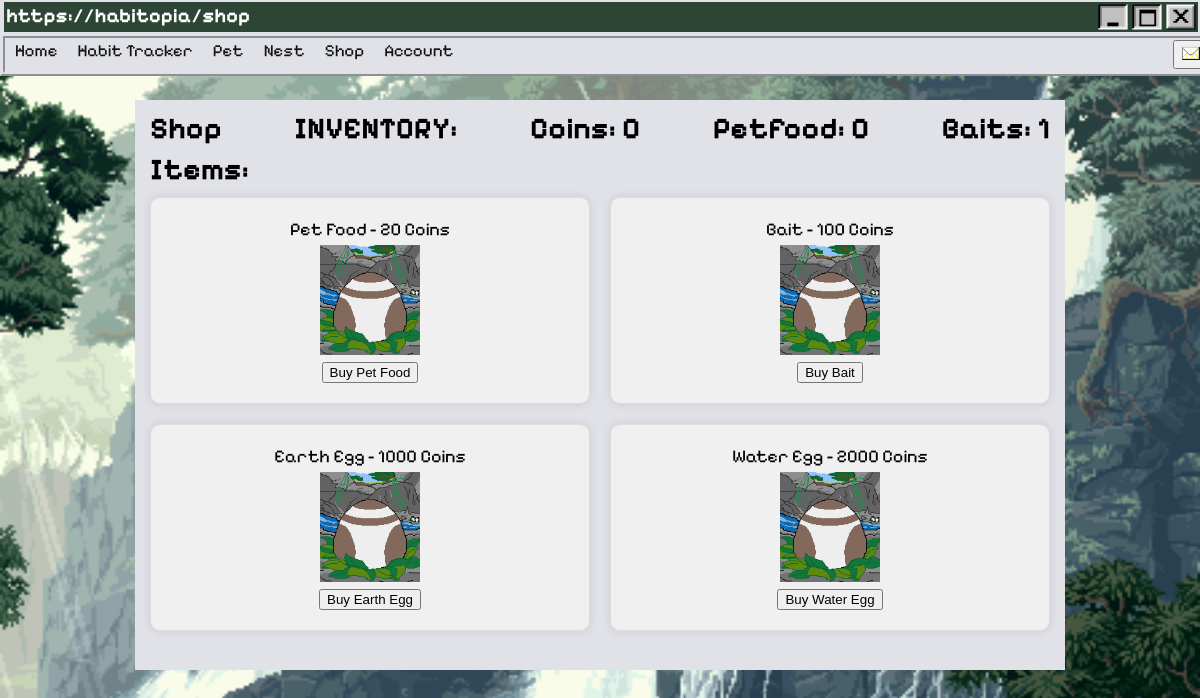
Before: /shop (signed in) with the older database file.
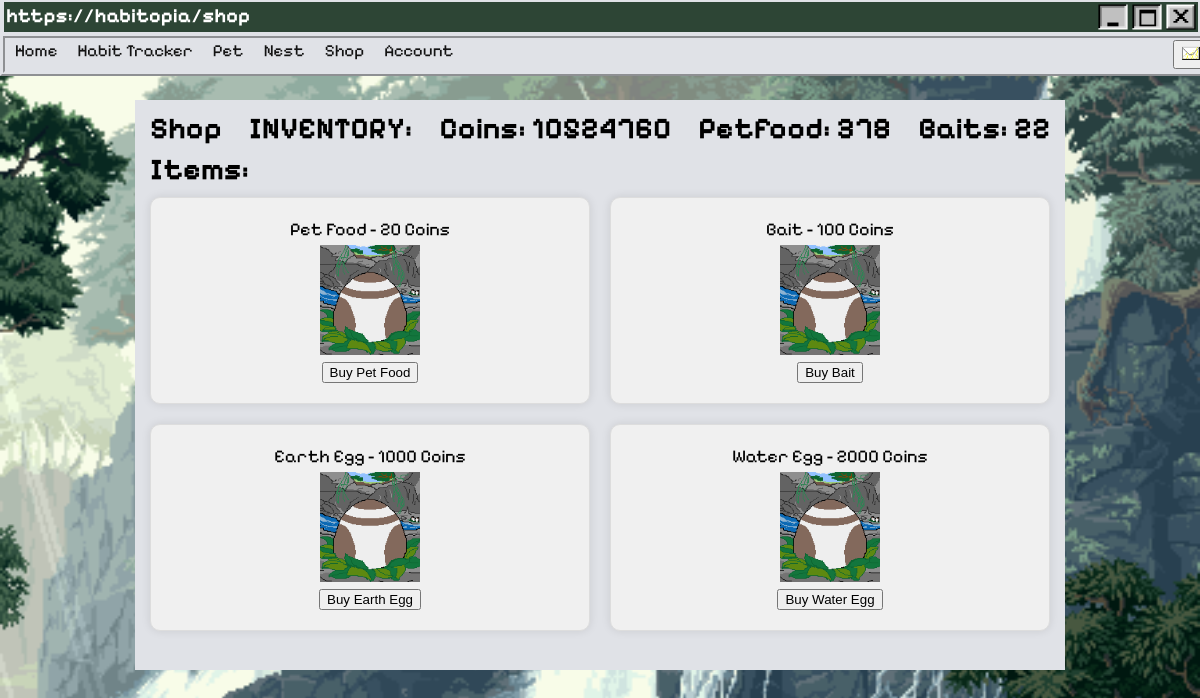
After: the same page with the newer database file.
### home.py (models this page shows)
class UserItems(db.Model):
    user_id = db.Column(db.Integer, db.ForeignKey('user.id'), primary_key=True, nullable=False)
    coins = db.Column(db.Integer, nullable=False, default=60)
    petFood = db.Column(db.Integer, nullable=False, default=3)
    bait = db.Column(db.Integer, nullable=False, default=1)

### home.py (the view, shortened to what this page needs)
@app.route("/shop", methods=["GET", "POST"])
@login_required
def shop():
    user_items = UserItems.query.filter_by(user_id=current_user.id).first()
    user_pets = PetsOwned.query.filter_by(user_id=current_user.id).first()
    return render_template("shop.html", coins=user_items.coins, petFood=user_items.petFood, bait=user_items.bait)

### home.py (called while the page is built)
@login_manager.user_loader
def load_user(user_id):
    return User.query.get(int(user_id))

### templates/shop.html (shortened to what this page needs)
{% extends "base.html" %}
{% block css %} <link rel="stylesheet" href="/static/styles/ShopStyles.css" > {% endblock %}
{% block heading %}https://habitopia/shop{% endblock %}
{% block content %}
<div id="wrap">
    <div class="inventory">
        <h2>Shop</h2>
        <h2>INVENTORY:</h2>
        <h2>Coins: {{ coins }}</h2>
        <h2>Petfood: {{ petFood }}</h2>
        <h2>Baits: {{ bait }}</h2>
    </div>
    <h1 class="items-tittle">Items:</h1>
    <div class="items-container">
        <div class="item-grid">
            <div class="item">
                Pet Food - 20 Coins
                <div class="item-images">
                    <img src="/static/petimages/EarthEgg.png" alt="Earth Egg">
                </div>
                <form method="POST" action="{{ url_for('shop') }}">
                    <button type="submit">Buy Pet Food</button>
                </form>
            </div>
            <div class="item">
                Bait - 100 Coins
                <div class="item-images">
                    <img src="/static/petimages/EarthEgg.png" alt="Earth Egg">
                </div>
                <form method="POST" action="{{ url_for('shop') }}">
                    <button type="submit">Buy Bait</button>
                </form>
            </div>
            <div class="item">
                Earth Egg - 1000 Coins
                <div class="item-images">
                    <img src="/static/petimages/EarthEgg.png" alt="Earth Egg">
                </div>
                <form method="POST" action="{{ url_for('shop') }}">
                    <button type="submit">Buy Earth Egg</button>
                </form>
            </div>
            <div class="item">
                Water Egg - 2000 Coins
                <div class="item-images">
                    <img src="/static/petimages/EarthEgg.png" alt="Earth Egg">
                </div>
                <form method="POST" action="{{ url_for('shop') }}">
                    <button type="submit">Buy Water Egg</button>
                </form>
            </div>
        </div>
    </div>
</div>
{% endblock %}

### templates/base.html (shortened to what this page needs)
<!DOCTYPE html>
<html lang="en">
<head>
    {% block css %}{% endblock %}
</head>
<body class="body">
    <div class="topboxbg">
        <div class="topbox">
            <ul>
                <h5 class="topboxtext">{% block heading %}{% endblock %}</h5>
                <li><a href="{{url_for('logout')}}"><img src="/static/styles/assets/exit.png" class="icon logout"></a></li>
                <li><img src="/static/styles/assets/window-active.png" class="icon"></li>
                <li><a href=""><img src="/static/styles/assets/minimise-active.png" class="icon"></a></li>
            </ul>
        </div>
        <div class="nav">
            <ul>
                {% if not current_user.is_authenticated %}
                    <li><a href="{{ url_for('home') }}">Home</a></li>
                    <li><a href="{{ url_for('login') }}">Login/Register</a></li>
                    <li><a href="{{ url_for('habit') }}">Habit Tracker</a></li>
                    <li><a href="{{ url_for('pet') }}">Pet</a></li>
                    <li><a href="{{ url_for('shop') }}">Shop</a></li>
                    <li><a href="{{ url_for('account') }}">Account</a></li>
                    <li class="icon"><button id="openModalBtn" onclick="openNotifModal()"><img src="/static/styles/assets/envelope_closed-0.png" style="width:20px"></button></li>
                {% else %}
                    <li><a href="{{ url_for('home') }}">Home</a></li>
                    <li><a href="{{ url_for('habit') }}">Habit Tracker</a></li>
                    <li><a href="{{ url_for('pet') }}">Pet</a></li>
                    <li><a href="{{ url_for('petnest') }}">Nest</a></li>
                    <li><a href="{{ url_for('shop') }}">Shop</a></li>
                    <li><a href="{{ url_for('account') }}">Account</a></li>
                    <li class="icon"><button id="openModalBtn" onclick="openNotifModal()"><img src="/static/styles/assets/envelope_closed-0.png" style="width:20px"></button></li>
                {% endif %}
            </ul>
        </div>
    </div>
    {% block content %}
    {% endblock %}
</body>
</html>

### static/styles/ShopStyles.css (style rules this page uses)
#wrap { width: 900px; height: 540px; margin: 100px auto; background: #e0e2e7; overflow: hidden; padding: 15px; }
.body { background-image: url("/static/styles/assets/animatedbackground.gif") ; background-repeat: no-repeat; background-size: cover ; background-attachment: fixed; background-position: center; height: 100vh; width: 100%; margin: 0; padding: 0; overflow: scroll; overflow-x: hidden; }
.topboxbg { background-color:#e0e2e7; position:fixed; height: 40px; top: 0; width: 100%; }
.topbox { background-color: #2d4535; height: 30px; position: fixed; margin: 1px 4px; top: 1px; width: 99.5%; }
.icon { width: 30px; float:right; margin:2px; vertical-align: baseline; }
h1 { font-family: "Pixelify Sans", sans-serif ; }
.topboxtext { float: left; color: #FFFFFF; margin: 2px 2px; text-align: left; font-family: "Pixelify Sans", sans-serif ; font-size: 20px; vertical-align: baseline; }
ul { list-style-type: none; margin: 0; padding: 0; }
.nav { background-color: #e0e2e7 ; border: 5px ridge #e0e2e7; width:99.5%; margin: auto; overflow: hidden; position: fixed; top: 33px; width: 100%; }
.nav a { text-decoration: none; float: left; text-align: center; color: #131313; padding: 2px 10px; font-size: 17px; font-family: "Pixelify Sans", sans-serif; }
.inventory { display: flex; justify-content: space-between; margin-bottom: 20px; font-family: "Pixelify Sans", sans-serif; font-size: 20px; margin-top: -30px; }
.items-tittle { font-family: "Pixelify Sans", sans-serif; font-size: 30px; margin-top: -40px; }
.item-grid { display: grid; grid-template-columns: 1fr 1fr; gap: 20px; grid-template-rows: 1fr 1fr; height: 100%; margin-top: -10px; }
.item-grid .item { font-family: "Pixelify Sans", sans-serif; font-size: 18px; color: #000000; }
.item { background-color: #f0f0f0; padding: 20px; border: 1px solid #ddd; border-radius: 10px; box-shadow: 0 0 10px rgba(0, 0, 0, 0.1); display: flex; flex-direction: column; justify-content: center; align-items: center; }
.item-images { margin-top: 5px; display: flex; justify-content: center; margin-bottom: 5px }
.item-images img { width: 100px; height: 110px; }

Changed rows visible on the page:
now on this page (row edited): UserItems: coins "10524760", petFood "378"
Other visible differences:
{{ bait }}: "1" → "22"
{{ coins }}: "0" → (not shown)
{{ petFood }}: "0" → (not shown)
